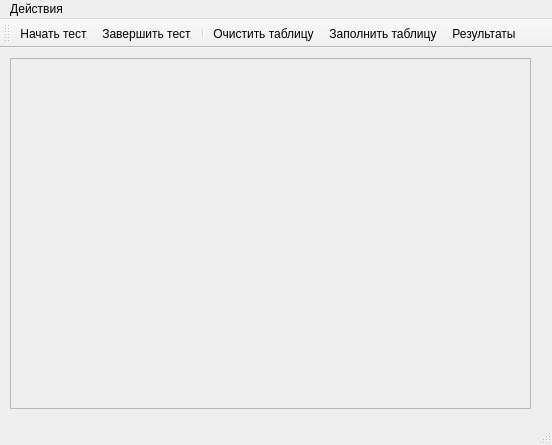
<?xml version="1.0" encoding="UTF-8"?>
<ui version="4.0">
 <class>MainWindow</class>
 <widget class="QMainWindow" name="MainWindow">
  <property name="geometry">
   <rect>
    <x>0</x>
    <y>0</y>
    <width>552</width>
    <height>445</height>
   </rect>
  </property>
  <property name="windowTitle">
   <string>Таблица умножения</string>
  </property>
  <property name="windowIcon">
   <iconset resource="MainResourse.qrc">
    <normaloff>:/icons/Table32.png</normaloff>:/icons/Table32.png</iconset>
  </property>
  <widget class="QWidget" name="centralwidget">
   <widget class="QTableWidget" name="m_multiplyTable">
    <property name="enabled">
     <bool>false</bool>
    </property>
    <property name="geometry">
     <rect>
      <x>10</x>
      <y>10</y>
      <width>521</width>
      <height>351</height>
     </rect>
    </property>
    <property name="toolTip">
     <string>Таблица умножения.
Для ввода значений начните тест.
Введите число и нажмите ENTER.
На красном фоне отображается неверный результат,
на зелёном - верный.</string>
    </property>
    <property name="selectionMode">
     <enum>QAbstractItemView::SingleSelection</enum>
    </property>
    <property name="rowCount">
     <number>0</number>
    </property>
    <property name="columnCount">
     <number>0</number>
    </property>
   </widget>
  </widget>
  <widget class="QMenuBar" name="menubar">
   <property name="geometry">
    <rect>
     <x>0</x>
     <y>0</y>
     <width>552</width>
     <height>22</height>
    </rect>
   </property>
   <widget class="QMenu" name="menu">
    <property name="title">
     <string>Действия</string>
    </property>
    <addaction name="start_test_action"/>
    <addaction name="stop_test_action"/>
    <addaction name="separator"/>
    <addaction name="clear_table_action"/>
    <addaction name="populate_table_action"/>
    <addaction name="result_action"/>
    <addaction name="exit_action"/>
   </widget>
   <addaction name="menu"/>
  </widget>
  <widget class="QStatusBar" name="statusbar"/>
  <widget class="QToolBar" name="toolBar">
   <property name="windowTitle">
    <string>toolBar</string>
   </property>
   <attribute name="toolBarArea">
    <enum>TopToolBarArea</enum>
   </attribute>
   <attribute name="toolBarBreak">
    <bool>false</bool>
   </attribute>
   <addaction name="start_test_action"/>
   <addaction name="stop_test_action"/>
   <addaction name="separator"/>
   <addaction name="clear_table_action"/>
   <addaction name="populate_table_action"/>
   <addaction name="result_action"/>
  </widget>
  <action name="start_test_action">
   <property name="icon">
    <iconset resource="MainResourse.qrc">
     <normaloff>:/icons/Start32.png</normaloff>:/icons/Start32.png</iconset>
   </property>
   <property name="text">
    <string>Начать тест</string>
   </property>
   <property name="toolTip">
    <string>Начать тест (Alt+B)</string>
   </property>
   <property name="shortcut">
    <string>Alt+B</string>
   </property>
  </action>
  <action name="stop_test_action">
   <property name="icon">
    <iconset resource="MainResourse.qrc">
     <normaloff>:/icons/Stop32.png</normaloff>:/icons/Stop32.png</iconset>
   </property>
   <property name="text">
    <string>Завершить тест</string>
   </property>
   <property name="toolTip">
    <string>Завершить тест (Alt+E)</string>
   </property>
   <property name="shortcut">
    <string>Alt+E</string>
   </property>
  </action>
  <action name="clear_table_action">
   <property name="icon">
    <iconset resource="MainResourse.qrc">
     <normaloff>:/icons/Clear32.png</normaloff>:/icons/Clear32.png</iconset>
   </property>
   <property name="text">
    <string>Очистить таблицу</string>
   </property>
   <property name="toolTip">
    <string>Очистить значения таблицы (Alt+C)</string>
   </property>
   <property name="shortcut">
    <string>Alt+C</string>
   </property>
  </action>
  <action name="populate_table_action">
   <property name="icon">
    <iconset resource="MainResourse.qrc">
     <normaloff>:/icons/Table32.png</normaloff>:/icons/Table32.png</iconset>
   </property>
   <property name="text">
    <string>Заполнить таблицу</string>
   </property>
   <property name="toolTip">
    <string>Заполнить таблицу значениями (Alt+F)</string>
   </property>
   <property name="shortcut">
    <string>Alt+F</string>
   </property>
  </action>
  <action name="exit_action">
   <property name="text">
    <string>Выход</string>
   </property>
   <property name="shortcut">
    <string>Alt+X</string>
   </property>
  </action>
  <action name="result_action">
   <property name="icon">
    <iconset resource="MainResourse.qrc">
     <normaloff>:/icons/Report32.png</normaloff>:/icons/Report32.png</iconset>
   </property>
   <property name="text">
    <string>Результаты</string>
   </property>
   <property name="toolTip">
    <string>Показать результаты теста (Alt+R)</string>
   </property>
   <property name="shortcut">
    <string>Alt+R</string>
   </property>
  </action>
 </widget>
 <resources>
  <include location="MainResourse.qrc"/>
 </resources>
 <connections/>
</ui>
